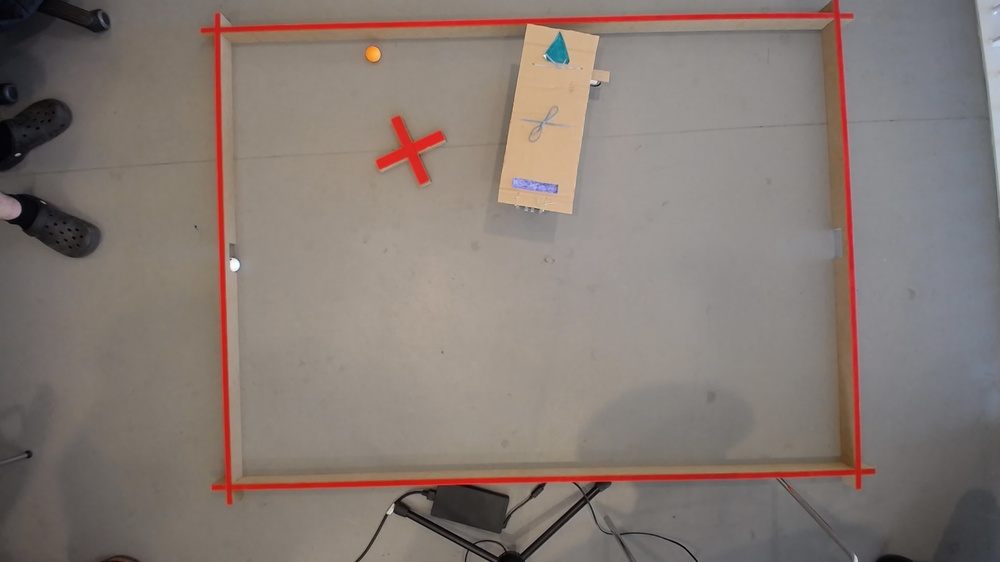
#> input picture test.jpg, 1000 x 562 px, shrunk from 1920 x 1080 before the run, given in place of the camera
$ python tes3.py
#> lines starting #> are read from the running program, lines starting #| are printed output that depends on the picture; after the words box and inside, x2 and y2 are one past the last pixel; in counts of white or black regions, pixels touching at a corner belong together
#> further down, frame is the input picture: shape (562, 1000, 3); mean B, G, R 115.9, 122, 133.2
import cv2
import numpy as np

def preprocess_frame(frame):
    # Convert frame to grayscale
    gray = cv2.cvtColor(frame, cv2.COLOR_BGR2GRAY)
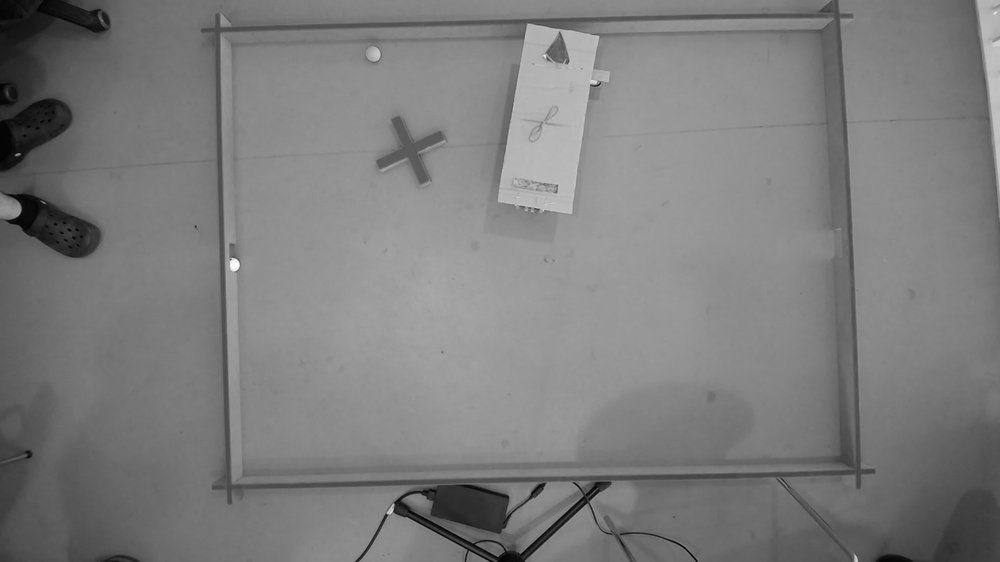
#> gray: shape (562, 1000); min 0, max 255, mean 124.7

    # Apply Gaussian blur to reduce noise
    blurred = cv2.GaussianBlur(gray, (11, 11), 0)

    # Apply a mask to detect the ping pong ball color (white)
    _, mask = cv2.threshold(blurred, 200, 255, cv2.THRESH_BINARY)
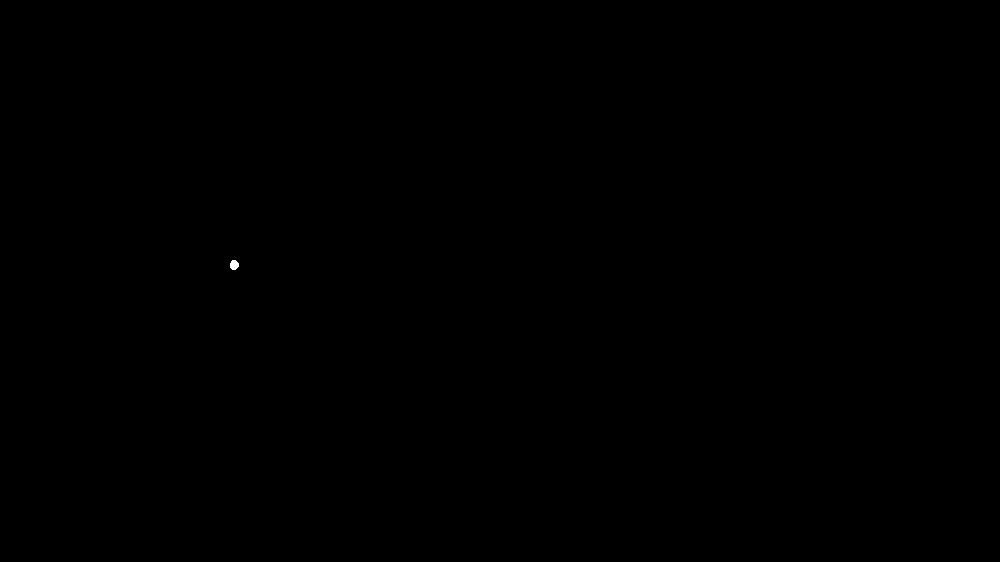
#> mask: shape (562, 1000); 0.01% white; 1 white region

    return mask

def find_ball_and_distance(frame, focal_length, real_diameter, sensor_height):
    # Preprocess the frame
    mask = preprocess_frame(frame)

    # Find contours in the frame
    contours, _ = cv2.findContours(mask, cv2.RETR_EXTERNAL, cv2.CHAIN_APPROX_SIMPLE)
#> contours = 1 contour; box (x1, y1, x2, y2) and area: (230, 260, 239, 270) 58

    # Initialize ball position and radius
    ball_center = None
    ball_radius = None

    for contour in contours:
        # Approximate the contour as a circle
        ((x, y), radius) = cv2.minEnclosingCircle(contour)

        # Ensure the contour is large enough
        if radius > 10:
            ball_center = (int(x), int(y))
            ball_radius = int(radius)
#> this loop made 1 pass
#> (x, y, radius) on pass 1: (233.5, 264.5, 4.74)

    # Calculate the distance to the ball if found
    distance = None
    if ball_radius:
        # Calculate the distance using the lens equation
        distance = (focal_length * real_diameter * frame.shape[0]) / (2 * ball_radius * sensor_height)

    return ball_center, ball_radius, distance

cap = cv2.VideoCapture(0,cv2.CAP_DSHOW)

# Focal length of the camera lens (in mm)
focal_length = 3.67

# Actual diameter of the ping pong ball (in mm)
real_diameter = 40

# Height of the camera sensor (in mm)
sensor_height = 4.8

while True:
    # Capture a frame
    ret, frame = cap.read()

    if not ret:
        break

    # Find the ball and estimate its distance
    ball_center, ball_radius, distance = find_ball_and_distance(frame, focal_length, real_diameter, sensor_height)

    if ball_center and ball_radius:
        # Draw a circle around the ball
        cv2.circle(frame, ball_center, ball_radius, (0, 255, 0), 2)

        # Display the distance
        cv2.putText(frame, f"Distance: {distance:.2f} mm", (10, 30), cv2.FONT_HERSHEY_SIMPLEX, 0.75, (0, 0, 255), 2)

    # Show the frame
    cv2.imshow("Ping Pong Ball Tracker", frame)

    # Exit the loop when 'q' key is pressed
    if cv2.waitKey(1) & 0xFF == ord('q'):
#> (key q is pressed here)
        break

# Release the video capture and close all windows
cap.release()
cv2.destroyAllWindows()

$ run again, on prediction.jpg
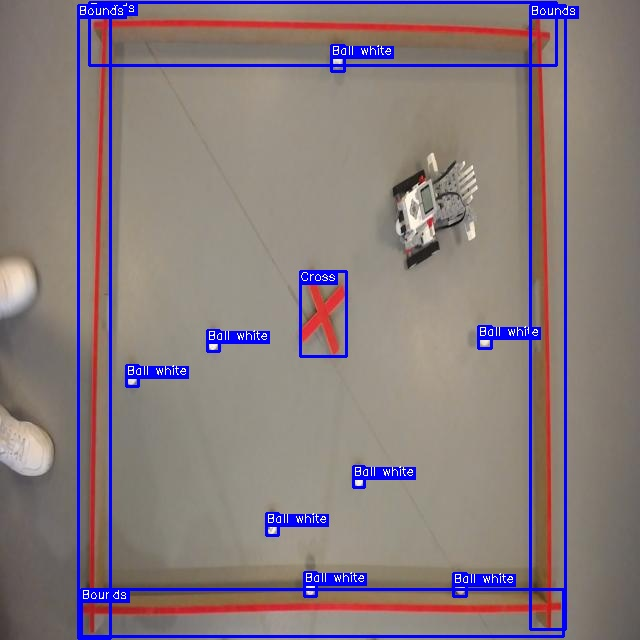
#> input picture prediction.jpg, 640 x 640 px, given in place of the camera
#> frame is the input picture: shape (640, 640, 3); mean B, G, R 124.7, 122.4, 135.7
#> in preprocess_frame, `_, mask = cv2.threshold(blurred, 200, 255, cv2.THRESH_BINARY)`:
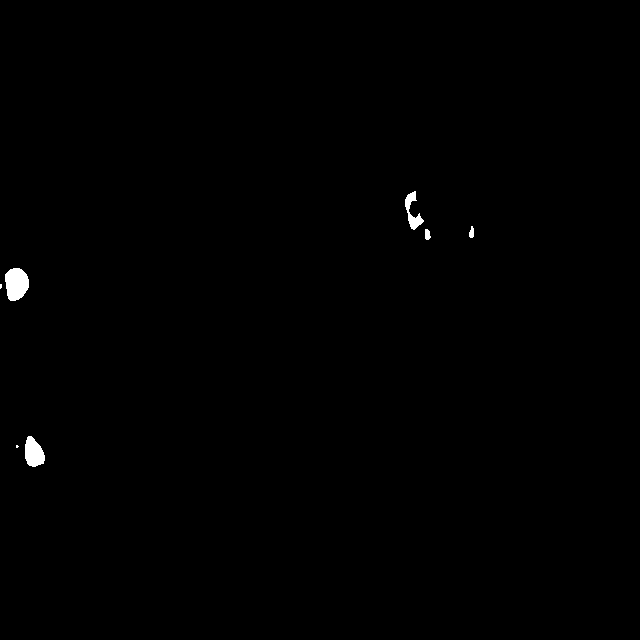
#> mask: shape (640, 640); 0.36% white; 7 white regions (2 under 20 px)
#> contours = 7 contours, 2 with area under 20; largest, box (x1, y1, x2, y2) and area: (5, 268, 29, 301) 578, (25, 436, 45, 467) 412, (405, 191, 424, 230) 247, (425, 229, 431, 240) 39, (469, 226, 474, 238) 32
#> the loop in find_ball_and_distance, `for contour in contours:` made 7 passes
#> (x, y, radius, ball_center, ball_radius) on passes 2, 4: (33.68, 450.5, 15.58, (33, 450), 15), (14.5, 284, 16.62, (14, 284), 16)
#> in find_ball_and_distance, `distance = (focal_length * real_diameter * frame.shape[0]) / (2 * ball..`: distance = 515.1
#> `ball_center, ball_radius, distance = find_ball_and_distance(frame, foc..`: ball_center = (414, 210); ball_radius = 19; distance = 515.1
#> `cv2.putText(frame, f"Distance: {distance:.2f} mm", (10, 30), cv2.FONT_..`:
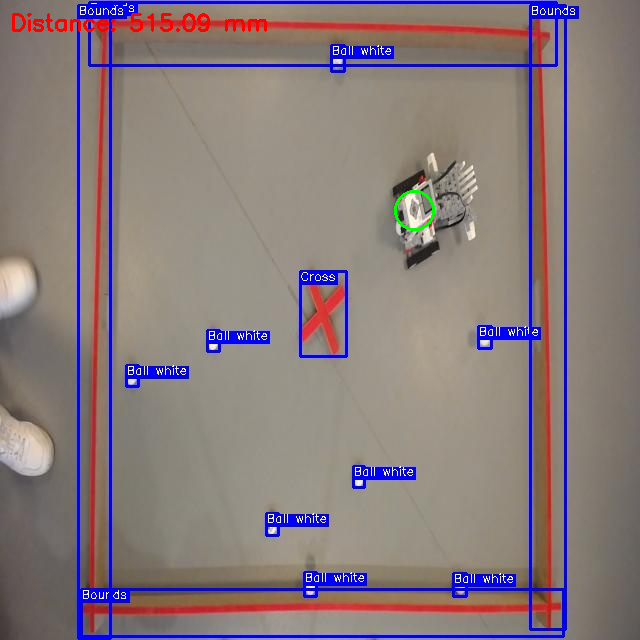
#> frame: shape (640, 640, 3); mean B, G, R 124.2, 122.1, 136
